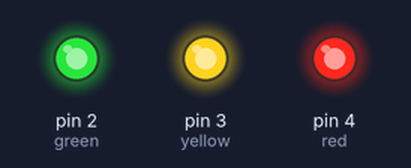
A sketch run on a simulated Arduino Uno, built with avr-gcc and run on an emulated ATmega328P. Shown: output pins drawn as LEDs (lit = HIGH). Random numbers use the default seed unless the sketch sets one.

Above: at 0.1 s.
At 7.12 s:
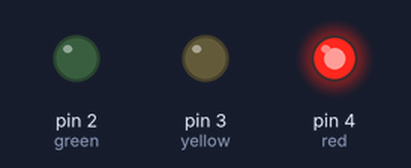
At 15.12 s:
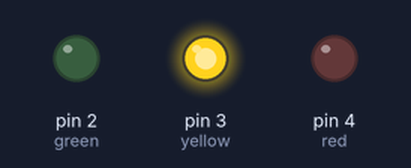
At 22.62 s:
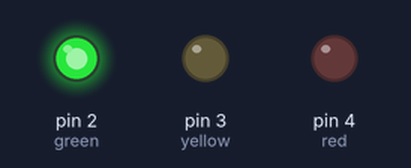
At 30.6 s:
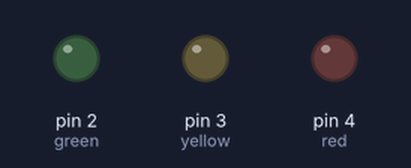
Timing chart, 0 to 40.0 s (numbered marks = the images above):
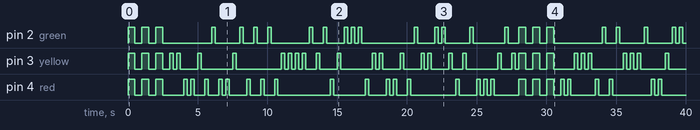

Measured:
- by itself, pin 2 (green): LOW → HIGH at 0.00 s, → LOW 0.50 s later, → HIGH 0.50 s later, → LOW 0.50 s later, … (50 changes in this stretch)
- by itself, pin 3 (yellow): LOW → HIGH at 0.00 s, → LOW 0.50 s later, → HIGH 0.50 s later, → LOW 0.50 s later, … (64 changes in this stretch)
- by itself, pin 4 (red): LOW → HIGH at 0.00 s, → LOW 0.50 s later, → HIGH 0.50 s later, → LOW 0.50 s later, … (58 changes in this stretch)

The sketch:

RandomBlink.ino
```cpp
// (licence header left out)
/**
 * Pin number for the green led
 */
int green = 2;
/**
 * Pin number for the yellow led
 */
int yellow = 3;
/**
 * Pin number for the red led
 */
int red = 4;
/**
 * Length of the array of leds
 */
int arrayLength = 3;
/**
 * Array of leds
 */
int leds[] = {green, yellow, red};
/**
 * Number of runs for the random blink
 */
int randomRuns = 50;
/**
 * Delay time
 */
int delayTime = 500;

/**
 * Sets up the led pins
 */
void setup() {
  pinMode(green, OUTPUT);
  pinMode(yellow, OUTPUT);
  pinMode(red, OUTPUT);
}
/**
 * Triple blinks and then random blinks for a given number of times
 */
void loop() {
  //forward();
  //backward();
  for (int i = 0; i < 3; i++) {
    tripleBlink();
    delay(delayTime);
  }
  for (int i = 0; i < randomRuns; i++) {
    randomBlink();
    delay(delayTime/2);
  }
}
/**
 * Blinks with all leds
 */
void tripleBlink() {
  digitalWrite(red, HIGH);
  digitalWrite(yellow, HIGH);
  digitalWrite(green, HIGH);
  delay(delayTime);
  digitalWrite(red, LOW);
  digitalWrite(yellow, LOW);
  digitalWrite(green, LOW);
}

/**
 * Blinks randomly with one led
 */
void randomBlink() {
  int index = random(0, arrayLength);
  digitalWrite(leds[index], HIGH);
  delay(delayTime/2);
  digitalWrite(leds[index], LOW);
}

/**
 * Blinks from red to green
 */
void forward() {
  digitalWrite(red, HIGH);
  delay(delayTime);
  digitalWrite(yellow, HIGH);
  delay(delayTime);
  digitalWrite(red, LOW);
  digitalWrite(green, HIGH);
  delay(delayTime);
  digitalWrite(yellow, LOW);
  delay(delayTime);
  digitalWrite(green, LOW);
}
/**
 * Blinks from green to red
 */
void backward() {
  digitalWrite(green, HIGH);
  delay(delayTime);
  digitalWrite(yellow, HIGH);
  delay(delayTime);
  digitalWrite(green, LOW);
  digitalWrite(red, HIGH);
  delay(delayTime);
  digitalWrite(yellow, LOW);
  delay(delayTime);
  digitalWrite(red, LOW);
}
```
